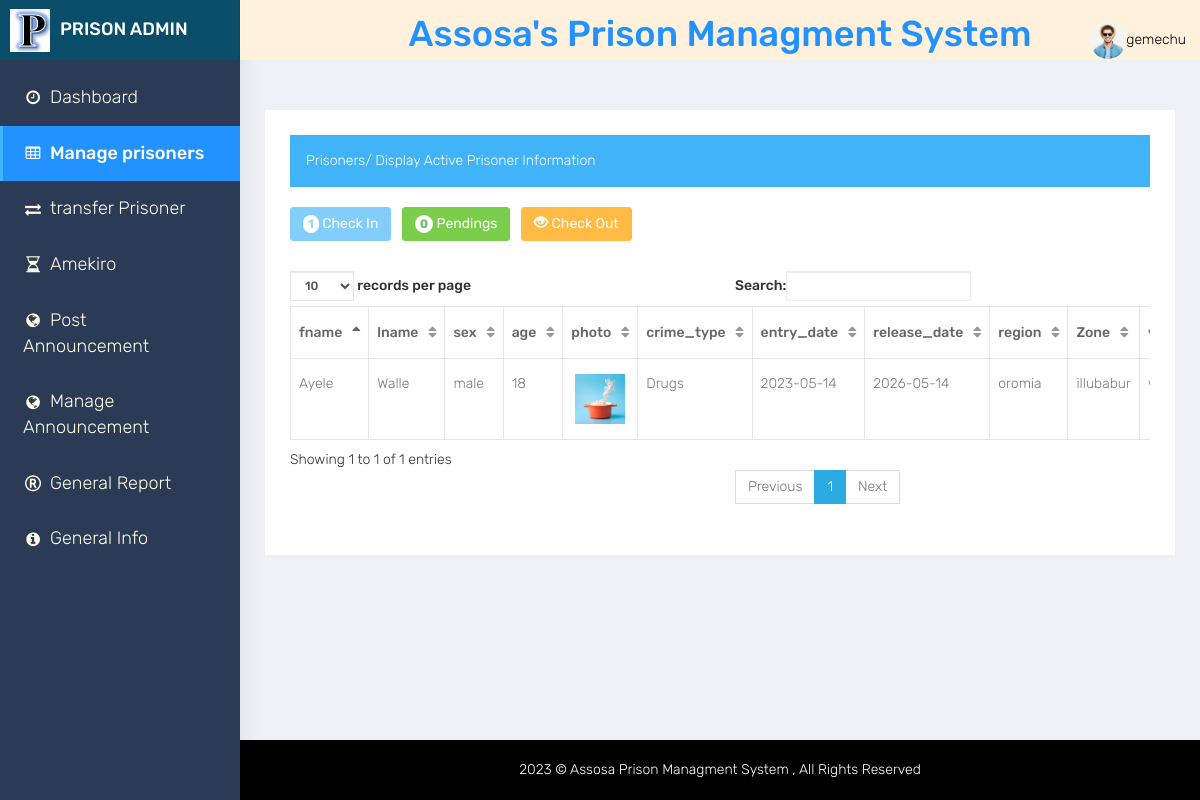
/Prison_Admin/basic-table.php (signed in), run on the app's committed database.
### tables this page shows
CREATE TABLE `users` (
  `id` int(11) NOT NULL AUTO_INCREMENT,
  `serial_no` int(11) NOT NULL,
  `username` varchar(20) NOT NULL,
  `password` varchar(80) NOT NULL,
  `account_type` varchar(20) NOT NULL,
  `status` int(11) NOT NULL,
  PRIMARY KEY (`id`),
  KEY `serial_no` (`serial_no`),
  CONSTRAINT `users_ibfk_1` FOREIGN KEY (`serial_no`) REFERENCES `users_info` (`serial_no`)
);

CREATE TABLE `users_info` (
  `serial_no` int(11) NOT NULL AUTO_INCREMENT,
  `fname` varchar(20) NOT NULL,
  `lname` varchar(20) NOT NULL,
  `sex` varchar(10) NOT NULL,
  `age` date NOT NULL,
  `photo` text NOT NULL,
  `tele_no` varchar(15) NOT NULL,
  `email` varchar(35) NOT NULL,
  `reset_link_token` varchar(100) DEFAULT NULL,
  `exp_date` date DEFAULT NULL,
  PRIMARY KEY (`serial_no`)
);

CREATE TABLE `prisoner` (
  `pid` int(11) NOT NULL AUTO_INCREMENT,
  `address_id` int(11) NOT NULL,
  `room_name` varchar(20) NOT NULL,
  `fname` varchar(20) NOT NULL,
  `lname` varchar(20) NOT NULL,
  `sex` varchar(20) NOT NULL,
  `age` date NOT NULL,
  `crime_type` varchar(25) NOT NULL,
  `prisoner_type` varchar(25) NOT NULL,
  `photo` text NOT NULL,
  `entry_date` date NOT NULL,
  `release_date` date NOT NULL,
  `crime_status` varchar(10) NOT NULL,
  `amekiro_gain` varchar(20) NOT NULL,
  `status` varchar(15) NOT NULL,
  `prop_status` varchar(20) NOT NULL,
  PRIMARY KEY (`pid`),
  KEY `prisoner_ibfk_1` (`address_id`),
  CONSTRAINT `prisoner_ibfk_1` FOREIGN KEY (`address_id`) REFERENCES `address` (`address_id`) ON DELETE CASCADE ON UPDATE CASCADE
);

CREATE TABLE `address` (
  `address_id` int(11) NOT NULL,
  `region` varchar(20) NOT NULL,
  `zone` varchar(20) NOT NULL,
  `woreda` varchar(20) NOT NULL,
  `kebele` varchar(20) NOT NULL,
  `nationality` varchar(20) NOT NULL,
  `phone` varchar(13) NOT NULL,
  PRIMARY KEY (`address_id`)
);

### Prison_Admin/session.php (called while the page is built, shortened)
<?php
include '../db/connection.php';
$user_check = $_SESSION['username'];
$query = "SELECT username,photo from users_info JOIN users on users_info.serial_no=users.serial_no  where username = '$user_check'";
$ses_sql = mysqli_query($con, $query);
$row = mysqli_fetch_assoc($ses_sql);
$login_session = $row['username'];
$photo_session = $row['photo'];
?>

### Prison_Admin/basic-table.php (the view, shortened to what this page needs)
<?php
include '../db/connection.php';
include('session.php');
?>
<!DOCTYPE html>
<html lang="en">
<head>
    <link href="bootstrap/dist/css/bootstrap.min.css" rel="stylesheet">
    <link href="plugins/bower_components/sidebar-nav/dist/sidebar-nav.min.css" rel="stylesheet">
    <link href="css/animate.css" rel="stylesheet">
    <link href="css/style.css" rel="stylesheet">
    <link href="css/colors/default.css" id="theme" rel="stylesheet">
</head>
<body class="fix-header">
    <div id="wrapper">
        <nav class="navbar navbar-default navbar-static-top m-b-0" style="">
            <div class="navbar-header" style="background: #FFF1DC; height: 6rem;">
                <div class="top-left-part" style="background: #0A4D68;">
                    <a class="logo" href="index.php">
                        <b>
                        <img src="plugins/images/admin-logo.png" alt="home" class="dark-logo" /><img src="plugins/images/pr_admin_logooo.png" alt="home" class="light-logo" />
                     </b>
                        <span class="hidden-xs">
                        <b>Prison Admin</b>
                     </span> </a>
                </div>
                <div style="background: white; text-align: center; height: 0px; color: #2192FF;"><h1><b>Assosa's Prison Managment System</b></h1></div>
                <ul class="nav navbar-top-links navbar-right pull-right">
                    <li class = "dropdown">
                    <a class="dropdown-toggle" data-toggle="dropdown" role="button" aria-haspopup="true" aria-expanded="false"><img src = "../upload/image//<?php echo ($photo_session)?>" alt="user-img" width="36" class="img-circle"><?php echo $login_session;?></a>
                    </li>
                </ul>
            </div>
        </nav>
        <div class="navbar-default sidebar" role="navigation">
            <div class="sidebar-nav slimscrollsidebar">
                <div class="sidebar-head" >
                    <h3><span class="fa-fw open-close"><i class="ti-close ti-menu"></i></span> <span class="hide-menu">Navigation</span></h3>
                </div>
                <ul class="nav" id="side-menu">
                    <li style="padding: 70px 0 0;">
                        <a href="index.php" class="waves-effect"><i class="fa fa-clock-o fa-fw" aria-hidden="true"></i>Dashboard</a>
                    </li>
                    <li>
                        <a href="basic-table.php" class="waves-effect"><i class="fa fa-table fa-fw" aria-hidden="true"></i>Manage prisoners</a>
                    </li>
                    <li>
                        <a href="transfer_prisoner.php" class="waves-effect"><i class="fa fa-exchange fa-fw" aria-hidden="true"></i>transfer Prisoner</a>
                    </li>
                    <li>
                        <a href="amekiro.php" class="waves-effect"><i class="fa fa-hourglass-half fa-fw" aria-hidden="true"></i>Amekiro</a>
                    </li>
                    <li>
                        <a href="blank.php" class="waves-effect"><i class="fa fa-globe fa-fw" aria-hidden="true"></i>Post Announcement </a>
                    </li>
                    <li>
                        <a href="view_post.php" class="waves-effect"><i class="fa fa-globe fa-fw" aria-hidden="true"></i>Manage Announcement </a>
                    </li>
                    <li>
                        <a href="General_report.php" class="waves-effect"><i class="fa fa-registered fa-fw" aria-hidden="true"></i>General Report</a>
                    </li>
                    <li>
                        <a href="report.php" class="waves-effect"><i class="fa fa-info-circle fa-fw" aria-hidden="true"></i></i>General Info</a>
                    </li>
                </ul>
            </div>
        </div>
        <div id="page-wrapper">
            <div class="container-fluid">
                <div class="row" style="margin-top: 50px;">
                    <div class="col-sm-12">
                        <div class="white-box">
                            <div class = "alert alert-info">Prisoners/ Display Active Prisoner Information</div>
                            <div class="table-responsive">
                            <?php
                                $today = date('Y-m-d');
				$q_p = $con->query("SELECT COUNT(*) as total FROM `prisoner` WHERE release_date<='$today' AND status='checkin'") or die(mysqli_error());
				$f_p = $q_p->fetch_array();
                $q_pp = $con->query("SELECT COUNT(*) as totall FROM `prisoner` WHERE status='checkin'") or die(mysqli_error());
				$f_pp = $q_pp->fetch_array();
			            ?>
                              <table class="table">
                                  <a class = "btn btn-info disabled" href = "basic-table.php"><span class = "badge"><?php echo $f_pp['totall']?></span> Check In</a>&ensp;
                                    <a class = "btn btn-success" href = "pending_prisoner.php"><span class = "badge"><?php echo $f_p['total']?></span> Pendings</a>&ensp;
				                    <a class = "btn btn-warning" href = "checkout.php"><i class = "glyphicon glyphicon-eye-open"></i> Check Out</a>
                                    <br />
                <br />
                <table id = "table" class = "table table-bordered">
                      <thead>
                        <tr>
                            <th>fname</th>
                            <th>lname</th>
                            <th>sex</th>
                            <th>age</th>
                            <th>photo</th>
                            <th>crime_type</th>
                            <th>entry_date</th>
                             <th>release_date</th>
                            <th>region</th>
                            <th>Zone</th>
                            <th>woreda</th>
                        </tr>
                    </thead>
                    <tbody>
            <?php
             $query = $con->query("SELECT * from prisoner JOIN address on address.address_id=prisoner.address_id where status='checkin' ") or die(mysqli_error());
                            while($fetch = $query->fetch_array()){
                            ?>
                            <tr>
                            <td><?php echo $fetch['fname']?></td>
                            <td><?php echo $fetch['lname']?></td>
                            <td><?php echo $fetch['sex']?></td>
                            <?php
                            $date_of_birth=$fetch['age'];
                            $today = date('Y-m-d');
                            $years = abs(strtotime($today)-strtotime($date_of_birth));
                            $age=floor($years / (365*60*60*24));
                            ?>
                            <td><?php echo $age ?></td>                         <td><center><img src = "../upload/image//<?php echo ($fetch['photo'])?>" height = "50" width = "50"/></center></td>
                         <td><?php echo ($fetch['crime_type'])?></td>
                        <td><?php echo ($fetch['entry_date'])?></td>
                        <td><?php echo ($fetch['release_date'])?></td>
                         <td><?php echo ($fetch['region'])?></td>
                            <td><?php echo ($fetch['zone'])?></td>
                            <td><?php echo ($fetch['woreda'])?></td>
                        </tr>
                  <?php
                     }
                    ?>
                    </tbody>
                </table>
                                </table>
                            </div>
                        </div>
                    </div>
                </div>
            </div>
             <footer class="footer text-center"> 2023 &copy; Assosa Prison Managment System , All Rights Reserved</footer>
        </div>
    </div>
</body>
</html>

### Prison_Admin/css/colors/default.css (style rules this page uses)
body { background: #fff; }
.footer { background: #000000; color: white; }
.top-left-part { background: #fff; }
.top-left-part .light-logo { display: inline-block; }
.navbar-header { background: #EDDFB3; }
.navbar-header h1 { color: #2192FF; }
.navbar-top-links > li > a { color: black; }
.sidebar .sidebar-head { background: #344D67; }
.sidebar .sidebar-head h3 { color: #686868; }
.sidebar { background: #2B3A55; box-shadow: 1px 0px 20px rgba(0, 0, 0, 0.08); }
#side-menu li a { color: #54667a; }
#side-menu li a { color: #FFFFE8; font-size: 1.8rem; border-left: 0px solid #fff; }
#side-menu > li > a { border-left: 3px solid transparent; }
#side-menu > li > a.active { background: #2192FF; color: #fff; border-left: 3px solid #41b3f9; font-weight: 500; }
footer { background: black; }

### data on the page
users: serial_no.photo (picture), username "gemechu"
prisoner: fname "Ayele", lname "Walle", sex "male", age "18", photo (picture), crime_type "Drugs", entry_date "2023-05-14", release_date "2026-05-14", address.region "oromia", address.zone "illubabur"

### other printed values
$f_pp['totall'] "1"
$f_p['total'] "0"
